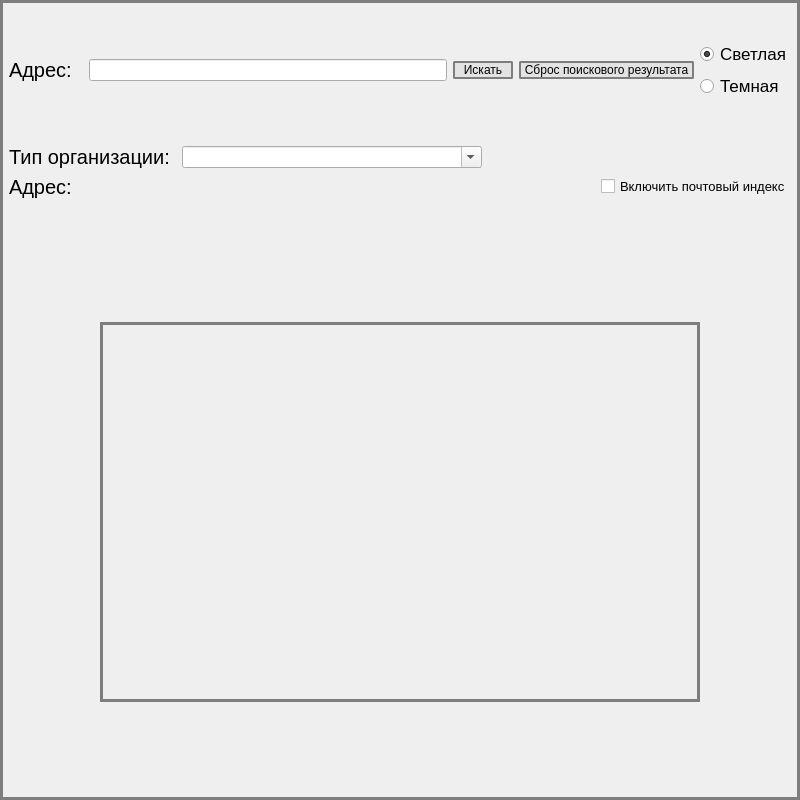
<?xml version="1.0" encoding="UTF-8"?>
<ui version="4.0">
 <class>MainWindow</class>
 <widget class="QMainWindow" name="MainWindow">
  <property name="geometry">
   <rect>
    <x>0</x>
    <y>0</y>
    <width>800</width>
    <height>800</height>
   </rect>
  </property>
  <property name="minimumSize">
   <size>
    <width>800</width>
    <height>800</height>
   </size>
  </property>
  <property name="maximumSize">
   <size>
    <width>800</width>
    <height>800</height>
   </size>
  </property>
  <property name="windowTitle">
   <string>MainWindow</string>
  </property>
  <property name="styleSheet">
   <string notr="true">QMainWindow{
	color: rgb(3, 3, 3);
	border: 3px solid rgb(126, 126, 126);
}</string>
  </property>
  <widget class="QWidget" name="centralwidget">
   <layout class="QVBoxLayout" name="verticalLayout_2" stretch="1,1,100,10000,100">
    <property name="topMargin">
     <number>0</number>
    </property>
    <item>
     <spacer name="verticalSpacer_4">
      <property name="orientation">
       <enum>Qt::Orientation::Vertical</enum>
      </property>
      <property name="sizeHint" stdset="0">
       <size>
        <width>20</width>
        <height>40</height>
       </size>
      </property>
     </spacer>
    </item>
    <item>
     <layout class="QVBoxLayout" name="verticalLayout_3" stretch="0,0,0,0">
      <property name="spacing">
       <number>6</number>
      </property>
      <property name="leftMargin">
       <number>0</number>
      </property>
      <property name="rightMargin">
       <number>0</number>
      </property>
      <property name="bottomMargin">
       <number>0</number>
      </property>
      <item>
       <layout class="QHBoxLayout" name="horizontalLayout_2">
        <property name="spacing">
         <number>6</number>
        </property>
        <property name="leftMargin">
         <number>0</number>
        </property>
        <item>
         <widget class="QLabel" name="label_2">
          <property name="font">
           <font>
            <pointsize>15</pointsize>
           </font>
          </property>
          <property name="text">
           <string>Адрес:  </string>
          </property>
         </widget>
        </item>
        <item>
         <widget class="QLineEdit" name="lineEdit_searh"/>
        </item>
        <item>
         <widget class="QPushButton" name="pushButton_searh">
          <property name="minimumSize">
           <size>
            <width>60</width>
            <height>0</height>
           </size>
          </property>
          <property name="styleSheet">
           <string notr="true">QPushButton{
	background-color: rgb(227, 227, 227);
	color: rgb(3, 3, 3);
	border: 2px solid rgb(126, 126, 126);
	border-radius: 2px
}

QPushButton:hover{
	background-color: #4CAF50;
	color: rgb(255, 255, 255);
}</string>
          </property>
          <property name="text">
           <string>Искать</string>
          </property>
         </widget>
        </item>
        <item>
         <widget class="QPushButton" name="pushButton_del_point">
          <property name="minimumSize">
           <size>
            <width>175</width>
            <height>0</height>
           </size>
          </property>
          <property name="styleSheet">
           <string notr="true">QPushButton{
	background-color: rgb(227, 227, 227);
	color: rgb(3, 3, 3);
	border: 2px solid rgb(126, 126, 126);
	border-radius: 2px
}

QPushButton:hover{
	background-color: #4CAF50;
	color: rgb(255, 255, 255);
}</string>
          </property>
          <property name="text">
           <string>Сброс поискового результата</string>
          </property>
         </widget>
        </item>
        <item>
         <layout class="QVBoxLayout" name="verticalLayout">
          <property name="spacing">
           <number>6</number>
          </property>
          <property name="topMargin">
           <number>0</number>
          </property>
          <property name="bottomMargin">
           <number>0</number>
          </property>
          <item>
           <spacer name="verticalSpacer_2">
            <property name="orientation">
             <enum>Qt::Orientation::Vertical</enum>
            </property>
            <property name="sizeHint" stdset="0">
             <size>
              <width>20</width>
              <height>40</height>
             </size>
            </property>
           </spacer>
          </item>
          <item>
           <widget class="QRadioButton" name="radioButton_light">
            <property name="font">
             <font>
              <pointsize>13</pointsize>
             </font>
            </property>
            <property name="text">
             <string>Светлая</string>
            </property>
            <property name="checked">
             <bool>true</bool>
            </property>
           </widget>
          </item>
          <item>
           <widget class="QRadioButton" name="radioButton_dark">
            <property name="font">
             <font>
              <pointsize>13</pointsize>
             </font>
            </property>
            <property name="text">
             <string>Темная</string>
            </property>
           </widget>
          </item>
          <item>
           <spacer name="verticalSpacer">
            <property name="orientation">
             <enum>Qt::Orientation::Vertical</enum>
            </property>
            <property name="sizeHint" stdset="0">
             <size>
              <width>20</width>
              <height>40</height>
             </size>
            </property>
           </spacer>
          </item>
         </layout>
        </item>
       </layout>
      </item>
      <item>
       <layout class="QHBoxLayout" name="horizontalLayout_4">
        <property name="bottomMargin">
         <number>0</number>
        </property>
        <item>
         <widget class="QLabel" name="label">
          <property name="font">
           <font>
            <pointsize>15</pointsize>
           </font>
          </property>
          <property name="text">
           <string>Тип организации: </string>
          </property>
         </widget>
        </item>
        <item>
         <widget class="QComboBox" name="comboBox">
          <property name="minimumSize">
           <size>
            <width>300</width>
            <height>0</height>
           </size>
          </property>
          <property name="sizeIncrement">
           <size>
            <width>0</width>
            <height>0</height>
           </size>
          </property>
          <property name="editable">
           <bool>true</bool>
          </property>
         </widget>
        </item>
        <item>
         <spacer name="horizontalSpacer_3">
          <property name="orientation">
           <enum>Qt::Orientation::Horizontal</enum>
          </property>
          <property name="sizeHint" stdset="0">
           <size>
            <width>40</width>
            <height>20</height>
           </size>
          </property>
         </spacer>
        </item>
       </layout>
      </item>
      <item>
       <layout class="QHBoxLayout" name="horizontalLayout_3" stretch="1000,1">
        <property name="spacing">
         <number>0</number>
        </property>
        <property name="bottomMargin">
         <number>0</number>
        </property>
        <item>
         <widget class="QLabel" name="label_adress">
          <property name="font">
           <font>
            <pointsize>15</pointsize>
           </font>
          </property>
          <property name="text">
           <string>Адрес:</string>
          </property>
          <property name="wordWrap">
           <bool>true</bool>
          </property>
         </widget>
        </item>
        <item>
         <widget class="QCheckBox" name="checkBox_postIndex">
          <property name="font">
           <font>
            <pointsize>10</pointsize>
           </font>
          </property>
          <property name="text">
           <string>Включить почтовый индекс</string>
          </property>
         </widget>
        </item>
       </layout>
      </item>
      <item>
       <layout class="QHBoxLayout" name="horizontalLayout_5">
        <property name="bottomMargin">
         <number>0</number>
        </property>
        <item>
         <widget class="QLabel" name="label_3">
          <property name="font">
           <font>
            <pointsize>15</pointsize>
           </font>
          </property>
          <property name="text">
           <string/>
          </property>
         </widget>
        </item>
       </layout>
      </item>
     </layout>
    </item>
    <item>
     <spacer name="verticalSpacer_3">
      <property name="orientation">
       <enum>Qt::Orientation::Vertical</enum>
      </property>
      <property name="sizeHint" stdset="0">
       <size>
        <width>20</width>
        <height>40</height>
       </size>
      </property>
     </spacer>
    </item>
    <item>
     <layout class="QHBoxLayout" name="horizontalLayout">
      <property name="spacing">
       <number>0</number>
      </property>
      <property name="topMargin">
       <number>0</number>
      </property>
      <property name="bottomMargin">
       <number>0</number>
      </property>
      <item>
       <spacer name="horizontalSpacer_2">
        <property name="orientation">
         <enum>Qt::Orientation::Horizontal</enum>
        </property>
        <property name="sizeHint" stdset="0">
         <size>
          <width>40</width>
          <height>20</height>
         </size>
        </property>
       </spacer>
      </item>
      <item>
       <widget class="QLabel" name="label_map">
        <property name="minimumSize">
         <size>
          <width>600</width>
          <height>380</height>
         </size>
        </property>
        <property name="maximumSize">
         <size>
          <width>600</width>
          <height>380</height>
         </size>
        </property>
        <property name="styleSheet">
         <string notr="true">QLabel{
	color: rgb(3, 3, 3);
	border: 3px solid rgb(126, 126, 126);
}</string>
        </property>
        <property name="text">
         <string/>
        </property>
       </widget>
      </item>
      <item>
       <spacer name="horizontalSpacer">
        <property name="orientation">
         <enum>Qt::Orientation::Horizontal</enum>
        </property>
        <property name="sizeHint" stdset="0">
         <size>
          <width>40</width>
          <height>20</height>
         </size>
        </property>
       </spacer>
      </item>
     </layout>
    </item>
    <item>
     <spacer name="verticalSpacer_5">
      <property name="orientation">
       <enum>Qt::Orientation::Vertical</enum>
      </property>
      <property name="sizeHint" stdset="0">
       <size>
        <width>20</width>
        <height>40</height>
       </size>
      </property>
     </spacer>
    </item>
   </layout>
  </widget>
 </widget>
 <resources/>
 <connections/>
</ui>
